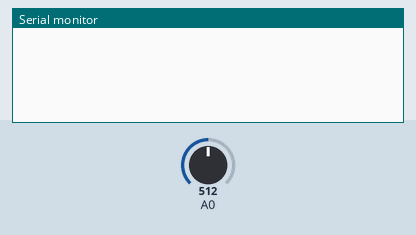
Recording of a sketch running on a simulated Arduino Uno, built with avr-gcc and run on an emulated ATmega328P. Shown: the last lines printed to the serial monitor. The test bench sets the inputs (shaded band); at power-on: A0 = 512.

Above: at 1.2 s.
1.3 s: A0 set to 533
At 2.4 s:
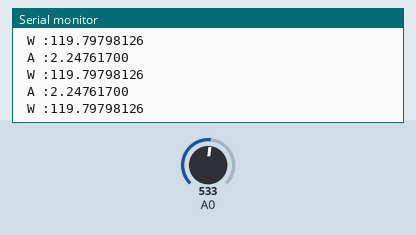
3.1 s: A0 set to 511
At 4.4 s:
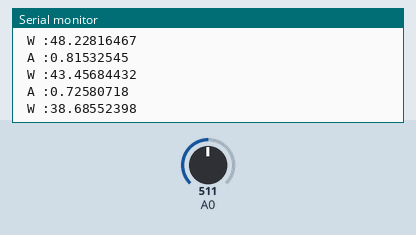
4.6 s: A0 set to 900
At 5.6 s:
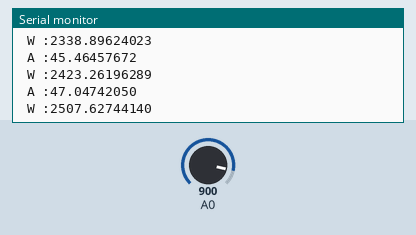
Timing chart, 0 to 7.6 s (numbered marks = the images above; inputs shaded):
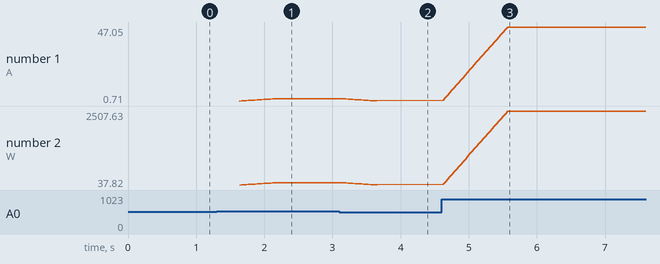

The sketch:

newte.ino
```cpp
/*
50A Current Sensor(AC/DC)(SKU:SEN0098) Sample Code
This code shows you how to get raw datas from the sensor through Arduino and convert the raw datas to the value of the current according to the datasheet;
Smoothing algorithm (http://www.arduino.cc/en/Tutorial/Smoothing) is used to make the outputting current value more reliable;
Created 27 December 2011
By Barry Machine
www.dfrobot.com
Version:0.2
*/


const int numReadings = 30;
float readings[numReadings];      // the readings from the analog input
int index = 0;                  // the index of the current reading
float total = 0;                  // the running total
float average = 0;                // the average

float currentValue = 0;

void setup()
{
  Serial.begin(57600);
  for (int thisReading = 0; thisReading < numReadings; thisReading++)
    readings[thisReading] = 0;
}
void loop()
{
    total= total - readings[index];
    readings[index] = analogRead(0); //Raw data reading
    readings[index] = ((readings[index]-510)*5/1024/0.04-0.04)-0.52;//Data processing:510-raw data from analogRead when the input is 0; 5-5v; the first 0.04-0.04V/A(sensitivity); the second 0.04-offset val;
    total= total + readings[index];
    index = index + 1;
    if (index >= numReadings)
      index = 0;
    average = total/numReadings;   //Smoothing algorithm (http://www.arduino.cc/en/Tutorial/Smoothing)
    currentValue= average;
    if(currentValue>0.65){
      Serial.print("\n A :");
      Serial.println(currentValue,8);
      Serial.print("\n W :");
      Serial.println(currentValue*53.3,8);}
    delay(30);
}
```

Measured:
- the behaviour switches between 519 and 520 on A0 (found by bisection; images 0 and 1)
- after the input at 1.3 s, the serial monitor: prints a new line after 0.33 s (image 1)
- after the input at 3.1 s, the serial monitor: prints a new line at once (image 2)
- after the input at 4.6 s, the serial monitor: prints a new line at once (image 3)
- plotted number 1: 2.25 → 0.73 after the input at 3.1 s, 0.73 → 47.05 after the input at 4.6 s
- plotted number 2: 119.8 → 38.69 after the input at 3.1 s, 38.69 → 2507.63 after the input at 4.6 s
